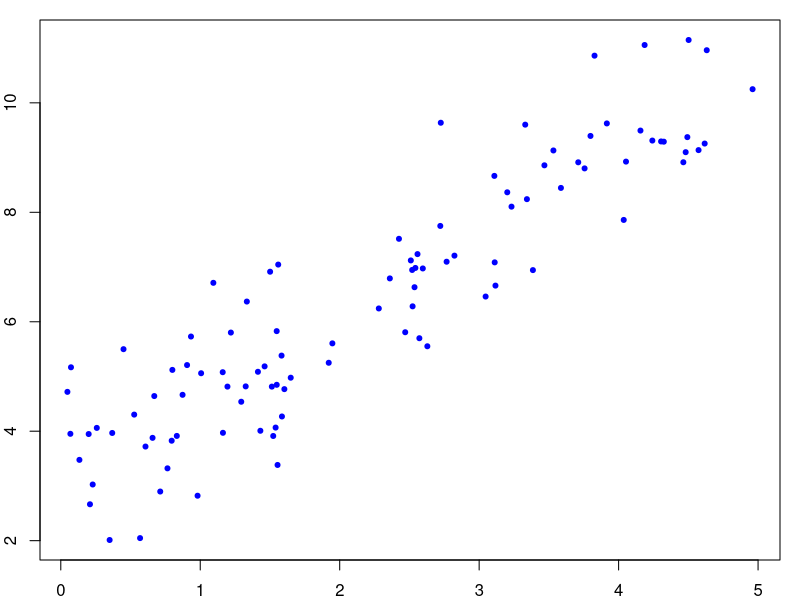
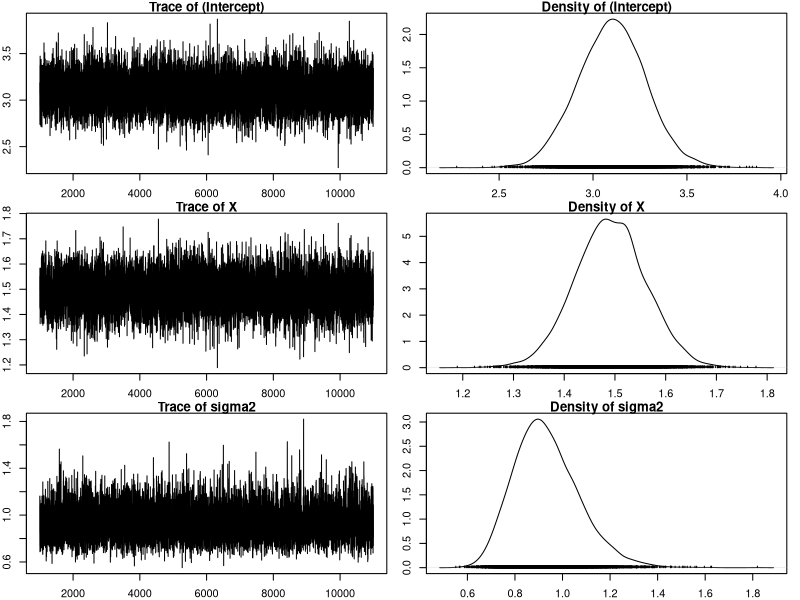
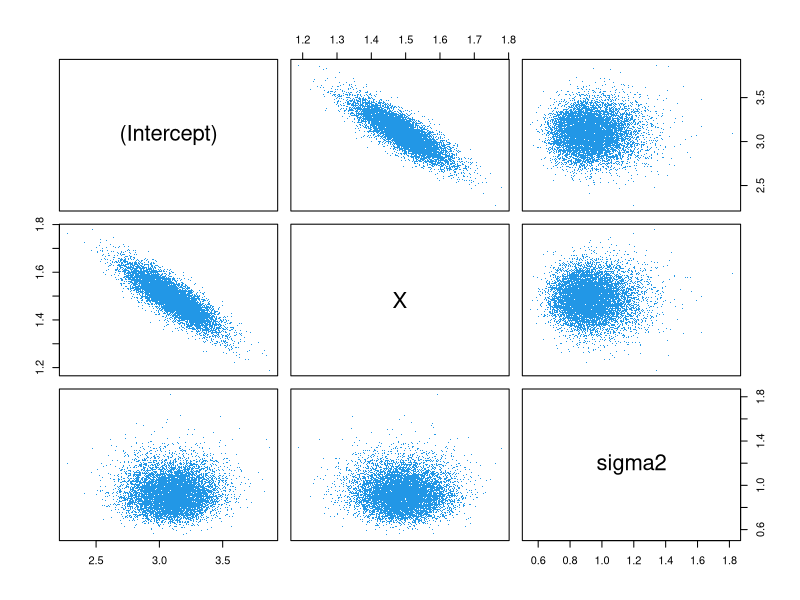
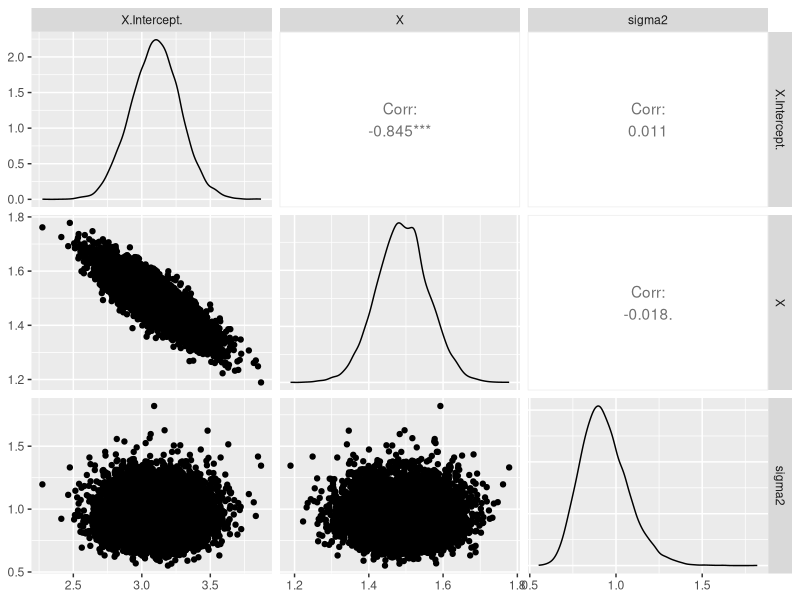
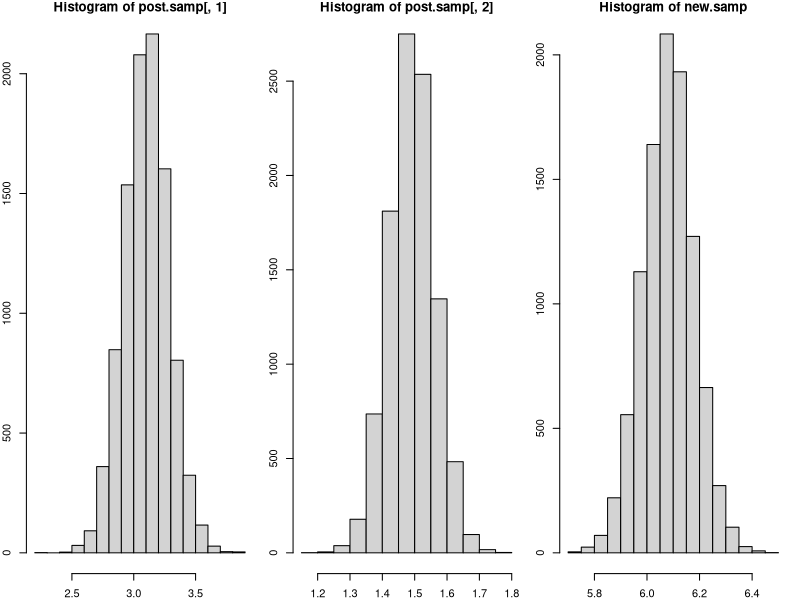
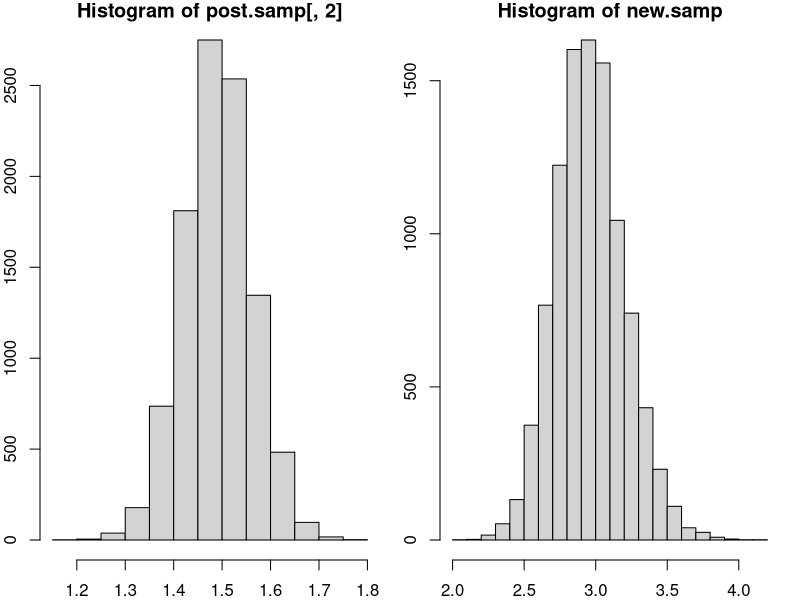
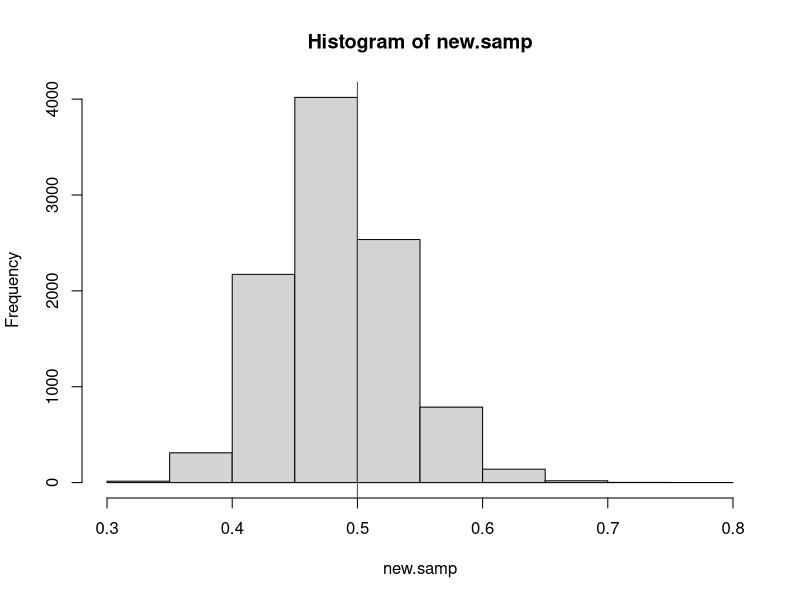
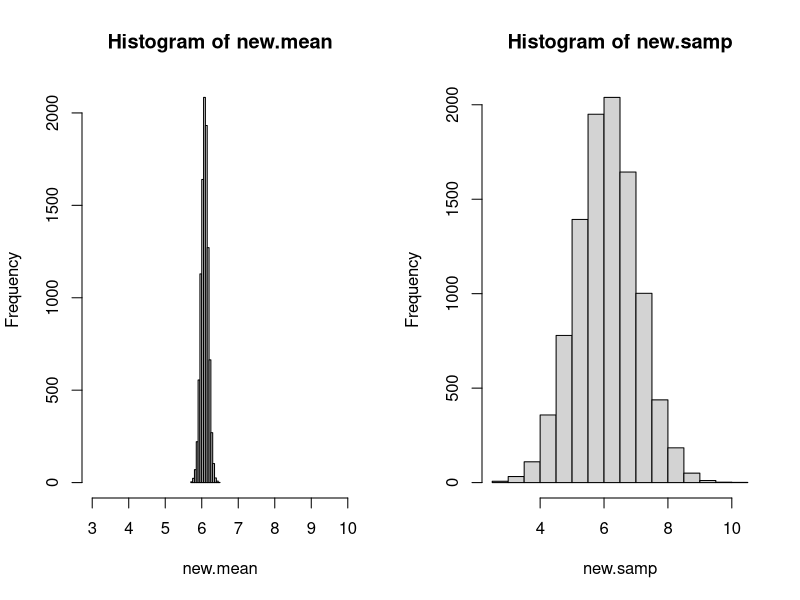

Source code (R) for these figures, in order:
library(MCMCpack)
set.seed(1234)
n = 100
X = 5*runif(n)

beta0 = 3
beta1 = 1.5 #value used in lecture slides
#beta1 = -0.05 # change to a number near zero for demonstration on transforming quantiles
# see notes at line 76

sigmasq = 1

Y = beta0+beta1*X+rnorm(n)
par(mar=c(2,2,1,1))
plot(Y~X,col='blue',pch=20)

?MCMCregress

fit = MCMCregress (Y~X, b0 = c(0,0), B0 = 0.001^2, c0=0.01, d0=0.01) 
plot(fit)

class(fit)
summary(fit)

class(fit)
?summary.mcmc


# Compare to frequentist:
fit.lm = lm(Y~X)
summary(fit.lm)
temp = vcov(fit.lm)
coef(fit.lm)[2] - 1.96*sqrt(temp[2,2])
coef(fit.lm)[2] + 1.96*sqrt(temp[2,2])

# Extract posterior sample:
post.samp = as.matrix(fit)
dim(post.samp)
post.samp[1:3,]

cor(post.samp)
pairs(post.samp,pch=".",col=4)

# compare to correlation between fixed effects
diag(1/sqrt(diag(temp)))%*%temp%*%diag(1/sqrt(diag(temp)))

  # Just for fun: centering removes correlation...
  centerX = X - mean(X)
  fit.lm = lm(Y~centerX)
  summary(fit.lm)
  temp = vcov(fit.lm)
  # correlation between fixed effects
  diag(1/sqrt(diag(temp)))%*%temp%*%diag(1/sqrt(diag(temp)))
  # intercept is now the effect at average X; 
  # intercept and centerX uncorrelated



library(GGally)
library(ggplot2)
ggpairs(data.frame(post.samp))


####
# Calculating means and credible intervals for transformed data are easy:
new.samp = post.samp[,1] + 2*post.samp[,2]
mean(new.samp) ###Point estimate
quantile(new.samp, c(.025, .975)) ### 95% posterior interval
par(mfrow=c(1,3)); hist(post.samp[,1]); hist(post.samp[,2]); hist(new.samp)
# Example with a non-linear, non-monotonic function: 
new.samp = exp(post.samp[,2]) - post.samp[,2]
mean (new.samp)
quantile (new.samp, c(0.025, .975)) # correct way to calcualte central 95% cred int
  
  # this is incorrect:
  exp(quantile(post.samp[,2],0.025)) - quantile(post.samp[,2],0.025)
  # if there are negative and positive values of post.samp[,2], these approaches will differ; 
  # change to beta1=-0.05 to see this

par(mfrow=c(1,2)); hist(post.samp[,2]); hist(new.samp)
  

# Transformations are really easy to do with a posterior sample!
# in the frequentist world, classic approach is to
# use the delta method



# another example:
# correct:
mean(exp(10*post.samp[,2]))
  # incorrect:
  exp(10*mean(post.samp[,2]))





# Test whether the ratio of the slope to intercept is greater than 1/2:
new.samp = post.samp[,2]/post.samp[,1]
# Hypothesis test:
# ratio of beta1/beta0 is greater than 0.5
mean ( new.samp > 0.5)

# probability that beta1 is greater than 0:
mean(post.samp[,2]>0)
# replaces a 1 - p-value; can directly test rather than use null
dev.off()
hist(new.samp)
abline(v=0.5,col='red')

# Posterior Predictive Distribution
# incorporates uncertainty in sigma2:

# Example: consider a subject with x = 2:
### Posterior samples of the predictive mean
new.mean = post.samp[,1] + 2*post.samp[,2]
### Generate normal random variables with different standard deviation.
# NOTE: Here a different sigma is used for every realization:
new.samp = rnorm (length(new.mean), new.mean, sqrt(post.samp[,3]))
mean(new.samp)
quantile(new.samp, c(.025, .975))
# generating a new epsilon_i for each sigma^{(k)}
par(mfrow=c(1,2)); hist(new.mean,xlim=c(3,10)); hist(new.samp)


# Effects of more MCMC samples:
fit = MCMCregress (Y~X,b0 = c(0,0), B0 = 0.001^2, c0=0.01, d0=0.01, mcmc = 100000)
summary(fit)


# Too few, also see effects of burnin:
### Beta starting values at (10,10)
### Run for 50 iterations with no burn-in
fit = MCMCregress (Y~X, b0 = c(0,0), B0 = 0.001^2, c0=0.01, d0=0.01,burnin = 0, mcmc = 50, beta.start = c(10,10) )
plot (fit)




### Beta starting values at (10,10)
### Run for 1000 iterations with no burn-in
### Non-convergence appears for the first few samples.
fit = MCMCregress (Y~X, b0 = c(0,0), B0 = 0.001^2, c0=0.01, d0=0.01,burnin = 0, mcmc = 1000, beta.start = c(10,10) ) 
plot (fit)


### Beta starting values at (10,10)
### Run for 1000 iterations with 100 burn-in samples
### Convergence Okay!
fit = MCMCregress (Y~X, b0 = c(0,0), B0 = 0.001^2, c0=0.01, d0=0.01,burnin = 100, mcmc = 1000, beta.start = c(10,10) ) 
plot (fit)
